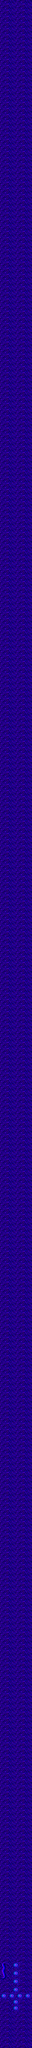

Tiled map render using the project's own tile images. Description and the map definition, with tile-layer contents summarised, below:
An orthogonal 16x1000 tile map with 32x32 px tiles, 1 tile layer (Calque de Tuiles 1).

<map version="1.4" tiledversion="1.4.2" orientation="orthogonal" renderorder="right-down" width="16" height="1000" tilewidth="32" tileheight="32" infinite="0" nextlayerid="2" nextobjectid="1">
 <editorsettings>
  <export target="goldo7.csv" format="csv" />
 </editorsettings>
 <tileset firstgid="1" name="GoldoCPC_tiles_Level6-7et8" tilewidth="32" tileheight="32" tilecount="240" columns="20">
  <image source="GoldoCPC_tiles_Level6-7et8.png" trans="ff00ff" width="640" height="400" />
 </tileset>
 <layer id="1" name="Calque de Tuiles 1" width="16" height="1000">
  <data>[16000 cells, 16000 non-empty, 72 distinct tile ids]</data>
 </layer>
</map>
